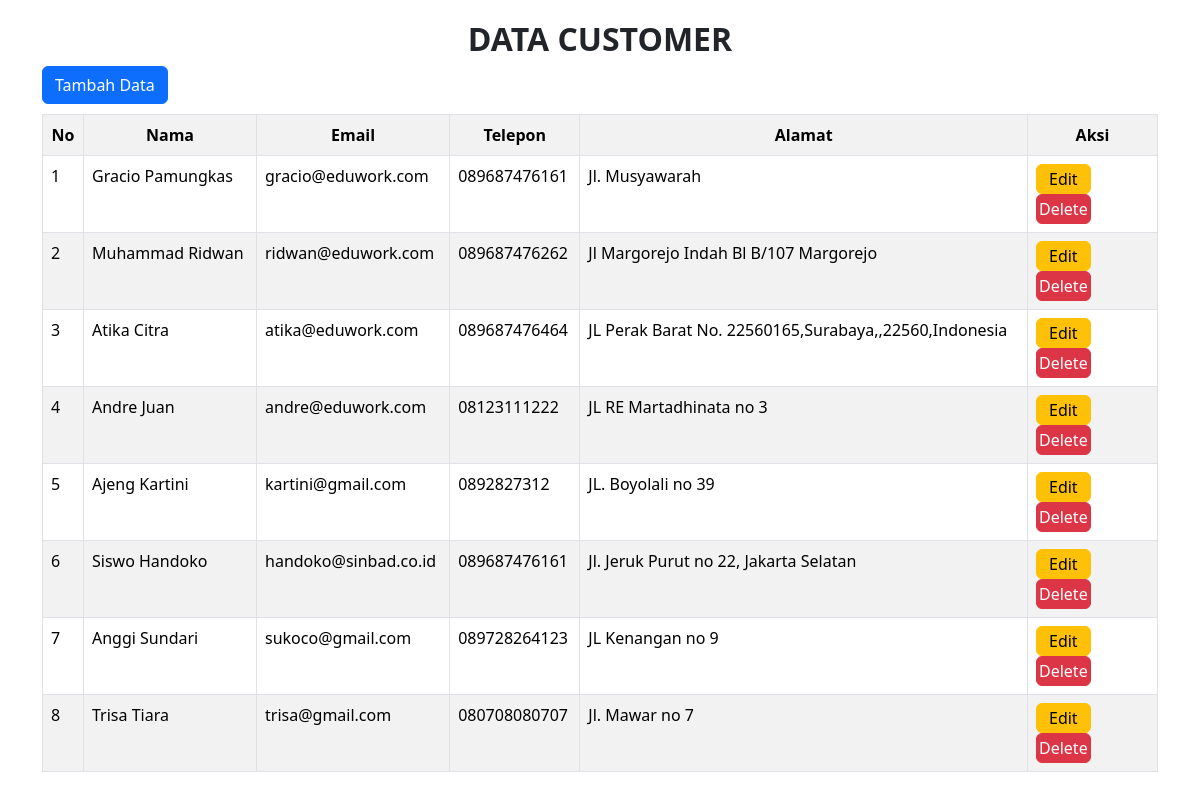
The page / on the database its author committed.
### tables this page shows
CREATE TABLE `customer` (
  `id` int(11) NOT NULL,
  `first_name` varchar(50) NOT NULL,
  `last_name` varchar(50) NOT NULL,
  `email` varchar(100) NOT NULL,
  `phone` varchar(20) DEFAULT NULL,
  `address` varchar(200) DEFAULT NULL,
  `created_at` timestamp NOT NULL DEFAULT current_timestamp()
);

### index.php (the view, shortened to what this page needs)
<!DOCTYPE html>
<html lang="en">
<head>
    <link href="https://cdn.jsdelivr.net/npm/bootstrap@5.3.2/dist/css/bootstrap.min.css" rel="stylesheet">
</head>
<body>
    <div class="container">
        <div class="row">
            <div class="col-md-12">
                <?php
                include 'koneksi.php';
                $query = mysqli_query($conn, "SELECT * FROM customer ORDER BY id ASC");
                ?>
                <h2 style="text-align:center; margin-top:20px"><b>DATA CUSTOMER</b></h2>
                <a class="btn btn-primary" style="margin-bottom:10px" href="tambah.php"> Tambah Data </a><br>
                <table class="table table-striped table-bordered">
                    <tr style="text-align:center">
                        <th>No</th>
                        <th>Nama</th>
                        <th>Email</th>
                        <th>Telepon</th>
                        <th>Alamat</th>
                        <th style="width:130px">Aksi</th>
                    </tr>
                    <?php
                    if(mysqli_num_rows($query)>0){
                    $no = 1;
                    while($data = mysqli_fetch_array($query)){
                    ?>
                    <tr>
                        <td><?php echo $no ?></td>
                        <td><?php echo $data["first_name"]." ".$data["last_name"] ?></td>
                        <td><?php echo $data["email"] ?></td>
                        <td><?php echo $data["phone"] ?></td>
                        <td><?php echo $data["address"] ?></td>
                        <td> <a href="edit.php?id=<?php echo $data["id"] ?>" class="btn btn-warning" style="padding:2px 12px;"> Edit </a>
                        <a href="proses_hapus.php?id=<?php echo $data["id"] ?>" class="btn btn-danger" style="padding:2px"> Delete </a> </td>
                    </tr>
                    <?php  $no++; } ?>
                    <?php } ?>
                </table>
            </div>
        </div>
    </div>
</body>
</html>

### rows shown on the page
customer: first_name "Gracio", last_name "Pamungkas", email "gracio@eduwork.com", phone "089687476161", address "Jl. Musyawarah"
customer: first_name "Muhammad", last_name "Ridwan", email "ridwan@eduwork.com", phone "089687476262", address "Jl Margorejo Indah Bl B/107 Margorejo"
customer: first_name "Atika", last_name "Citra", email "atika@eduwork.com", phone "089687476464", address "JL Perak Barat No. 22560165,Surabaya,,22560,Indonesia"
customer: first_name "Andre", last_name "Juan", email "andre@eduwork.com", phone "08123111222", address "JL RE Martadhinata no 3"
customer: first_name "Ajeng", last_name "Kartini", email "kartini@gmail.com", phone "0892827312", address "JL. Boyolali no 39"
customer: first_name "Siswo", last_name "Handoko", email "handoko@sinbad.co.id", phone "089687476161", address "Jl. Jeruk Purut no 22, Jakarta Selatan"
customer: first_name "Anggi", last_name "Sundari", email "sukoco@gmail.com", phone "089728264123", address "JL Kenangan no 9"
customer: first_name "Trisa", last_name "Tiara", email "trisa@gmail.com", phone "080708080707", address "Jl. Mawar no 7"
